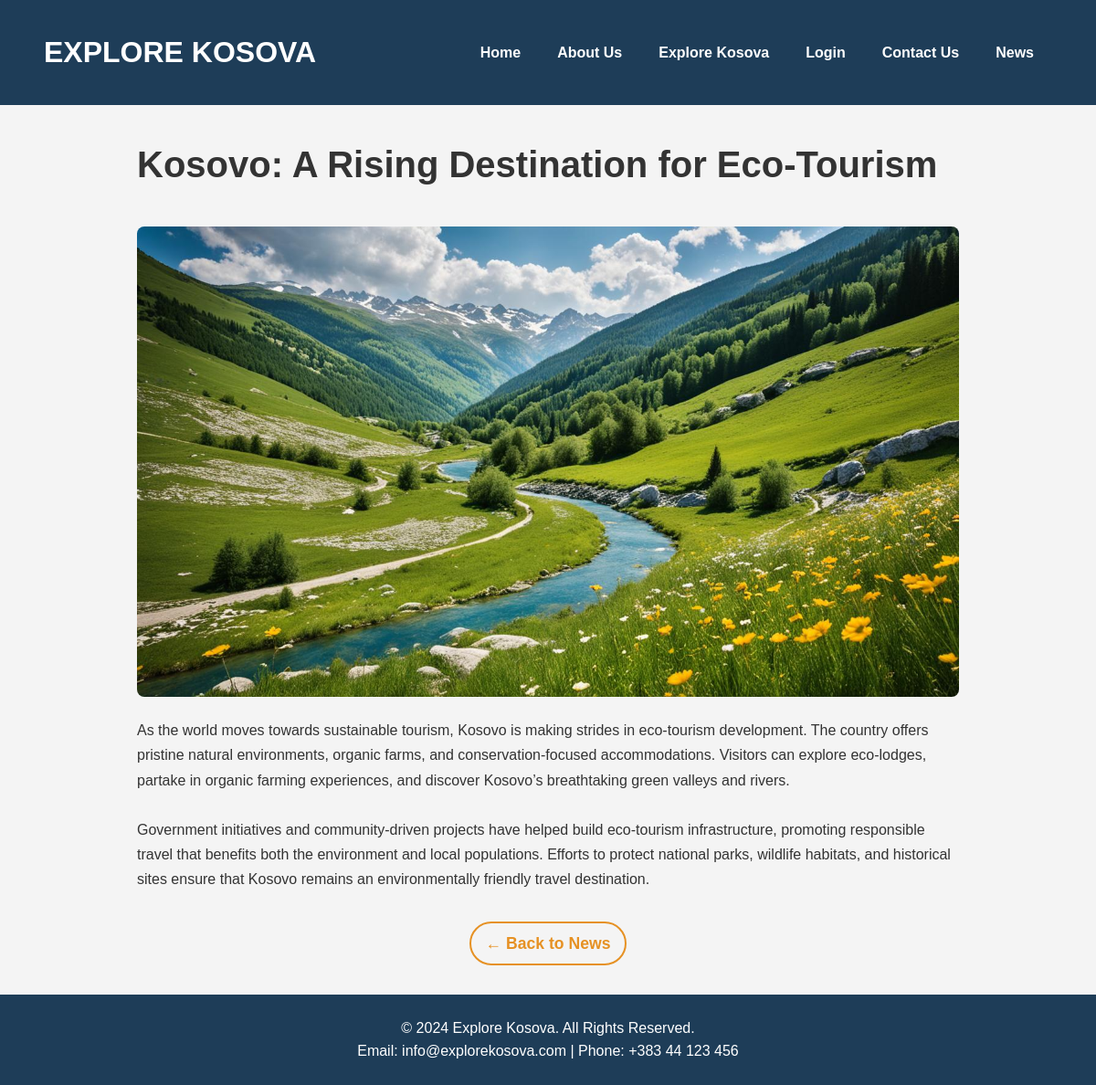
Page /readmorenews_2.php?id=4 on the committed database.
### tables this page shows
CREATE TABLE `news` (
  `id` int(11) NOT NULL,
  `title` varchar(255) NOT NULL,
  `summary` text NOT NULL,
  `content` text NOT NULL,
  `publication_date` datetime DEFAULT current_timestamp(),
  `image_url` varchar(500) DEFAULT NULL
);

### readmoreNews.php (called while the page is built, shortened)
<?php
include 'databaseconnection.php';
if (isset($_GET['id']) && is_numeric($_GET['id'])) {
    $news_id = (int) $_GET['id'];
} else {
    die("Invalid news ID.");
}
$sql = "SELECT * FROM news WHERE id = ?";
$stmt = $conn->prepare($sql);
$stmt->bind_param("i", $news_id);
$stmt->execute();
$result = $stmt->get_result();
if ($result->num_rows > 0) {
    $news = $result->fetch_assoc();
} else {
    die("News article not found.");
}
?>

### readmorenews_2.php (the view, shortened to what this page needs)
<?php
include 'readmoreNews.php';
?>
<!DOCTYPE html>
<html lang="en">
<head>
    <link rel="stylesheet" href="styles.css">
</head>
<body>
    <header>
        <nav class="navbar">
            <div class="logo">Explore Kosova</div>
            <ul class="nav-links">
                <li><a href="Homepage.html">Home</a></li>
                <li><a href="aboutus.html">About Us</a></li>
                <li><a href="explorekosova.html">Explore Kosova</a></li>
                <li><a href="login.html">Login</a></li>
                <li><a href="contactus.html">Contact Us</a></li>
                <li><a href="news.html">News</a></li>
            </ul>
        </nav>
    </header>
    <main>
        <article class="content">
            <?php if (!empty($news)): ?>
                <h1><?php echo htmlspecialchars($news['title']); ?></h1>
                <img src="<?php echo htmlspecialchars($news['image_url']); ?>" alt="News Image" class="featured-image">
                <p><?php echo nl2br(htmlspecialchars($news['content'])); ?></p>
            <?php else: ?>
                <h1>News Not Found</h1>
                <p>Sorry, the requested news article does not exist.</p>
            <?php endif; ?>
        </article>
    </main>
    <div class="back-to-news">
        <a href="news.html" class="back-link">← Back to News</a>
    </div>
    <footer>
        <div class="footer-content">
            <p>&copy; 2024 Explore Kosova. All Rights Reserved.</p>
            <p>Email: info@explorekosova.com | Phone: +383 44 123 456</p>
        </div>
    </footer>
</body>
</html>

### styles.css (style rules this page uses)
.navbar { display: flex; justify-content: space-between; align-items: center; background-color: #1e3d58; padding: 1rem 2rem; }
.navbar .logo { color: white; font-size: 2rem; font-weight: bold; }
.nav-links { list-style: none; display: flex; }
.nav-links li { margin: 0 1rem; }
.nav-links a { color: white; text-decoration: none; font-size: 1.1rem; }
footer { background-color: #1e3d58; color: white; padding: 1rem 0; text-align: center; }
body { font-family: Arial, sans-serif; margin: 0; padding: 0; background-color: #f5f5f5; color: #333; }
header { background-color: #333; color: white; padding: 1rem; }
.navbar .logo { font-size: 1.8rem; font-weight: bold; }
.navbar ul { list-style-type: none; padding: 0; }
.navbar ul li { display: inline; margin-right: 20px; }
.navbar ul li a { color: white; text-decoration: none; }
p { margin-top: 1rem; font-size: 1rem; }
footer { background-color: #333; color: white; padding: 2rem 0; text-align: center; }
body { font-family: 'Arial', sans-serif; margin: 0; padding: 0; background-color: #f5f5f5; color: #333; }
header { background-color: #1e3d58; color: white; padding: 1rem; }
.navbar .logo { font-size: 1.8rem; font-weight: bold; text-transform: uppercase; }
.navbar ul { list-style: none; padding: 0; margin: 0; display: flex; justify-content: flex-end; align-items: center; }
.navbar ul li { margin-left: 20px; }
.navbar ul li a { text-decoration: none; color: white; font-size: 1rem; font-weight: bold; transition: color 0.3s; }
footer p { margin: 0; }
footer p { font-size: 1rem; margin: 0; }
.navbar { display: flex; justify-content: space-between; align-items: center; padding: 1rem 2rem; }
.navbar .logo { font-size: 2rem; font-weight: bold; color: white; }
.nav-links { list-style: none; display: flex; margin: 0; padding: 0; }
footer { background-color: #1e3d58; color: white; padding: 1.5rem 0; text-align: center; }
body { font-family: "Arial", sans-serif; margin: 0; padding: 0; line-height: 1.6; background-color: #f4f4f4; }
.content { max-width: 900px; margin: 2rem auto; padding: 0 1rem; }
.content h1 { font-size: 2.5rem; margin-bottom: 1rem; }
.content p { font-size: 1rem; color: #333; line-height: 1.7; margin-bottom: 1rem; }
.content img { width: 100%; height: auto; margin-top: 20px; border-radius: 8px; }
.back-to-news { text-align: center; margin: 2rem 0; }
.back-link { font-size: 1.1rem; font-weight: 600; color: #e69123; padding: 0.5rem 1rem; border: 2px solid #e69123; border-radius: 25px; text-decoration: none; transition: all 0.3s ease-in-out; display: inline-flex; align-items: center; }

### rows in the picture
news: title "Kosovo: A Rising Destination for Eco-Tourism", image_url (picture), content "As the world moves towards sustainable tourism, Kosovo is making strides in eco-tourism development. The country offers pristine natural environments, organic farms, and conservation-focused accommodations. Visitors can explore eco-lodges, partake in organic farming experiences, and discover Kosovo’s breathtaking green valleys and rivers. Government initiatives and community-driven projects have helped build eco-tourism infrastructure, promoting responsible travel that benefits both the environment and local populations. Efforts to protect national parks, wildlife habitats, and historical sites ensure that Kosovo remains an environmentally friendly travel destination."
